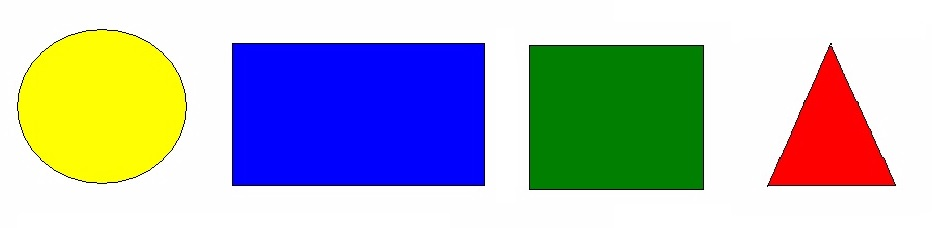
#> input picture figuras.jpeg, 940 x 228 px
$ python main.py
#> lines starting #> are read from the running program, lines starting #| are printed output that depends on the picture; after the words box and inside, x2 and y2 are one past the last pixel; in counts of white or black regions, pixels touching at a corner belong together
import cv2

# Cargar la imagen
image = cv2.imread('figuras.jpeg')
#> image is the input picture: shape (228, 940, 3); mean B, G, R 188.6, 184.5, 180.4

# Convertir de RGB a HSV
hsv_image = cv2.cvtColor(image, cv2.COLOR_BGR2HSV)
#> hsv_image: shape (228, 940, 3); mean H, S, V 37.5, 107.6, 236.6

# Convertir de RGB a YUV
yuv_image = cv2.cvtColor(image, cv2.COLOR_BGR2YUV)
#> yuv_image: shape (228, 940, 3); mean of channels 0, 1, 2 183.8, 130.4, 124

# Convertir de RGB a LAB
lab_image = cv2.cvtColor(image, cv2.COLOR_BGR2LAB)
#> lab_image: shape (228, 940, 3); mean of channels 0, 1, 2 201.4, 136.5, 127.3

# Convertir de RGB a LUV
luv_image = cv2.cvtColor(image, cv2.COLOR_BGR2LUV)
#> luv_image: shape (228, 940, 3); mean of channels 0, 1, 2 201.2, 97.2, 132.9

# Convertir de RGB a HLS
hls_image = cv2.cvtColor(image, cv2.COLOR_BGR2HLS)
#> hls_image: shape (228, 940, 3); mean of channels 0, 1, 2 39.5, 191.7, 125.7

# Concatenar todas las imágenes en una lista vertical
all_images = cv2.vconcat([image, hsv_image, yuv_image, lab_image, luv_image, hls_image])
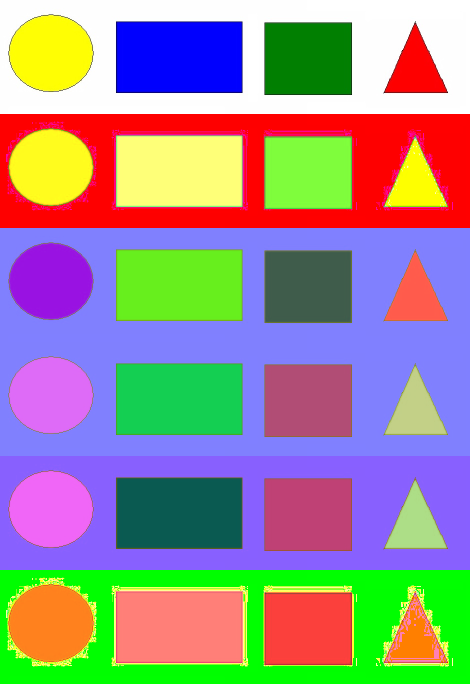
#> all_images: shape (1368, 940, 3) (shown at 1/2 size); mean B, G, R 142, 141.3, 154.5

# Agregar texto para indicar cada espacio de color
text = "Original\nHSV\nYUV\nLAB\nLUV\nHLS"
font = cv2.FONT_HERSHEY_SIMPLEX
cv2.putText(all_images, text, (10, 30), font, 1, (255, 255, 255), 2)
#> all_images: shape (1368, 940, 3); 0.28% of pixels changed, all inside (x1, y1, x2, y2) = (12, 7, 505, 39)

# Mostrar la imagen combinada con texto
cv2.imshow('Todas las conversiones de espacio de color', all_images)
cv2.waitKey(0)
cv2.destroyAllWindows()
